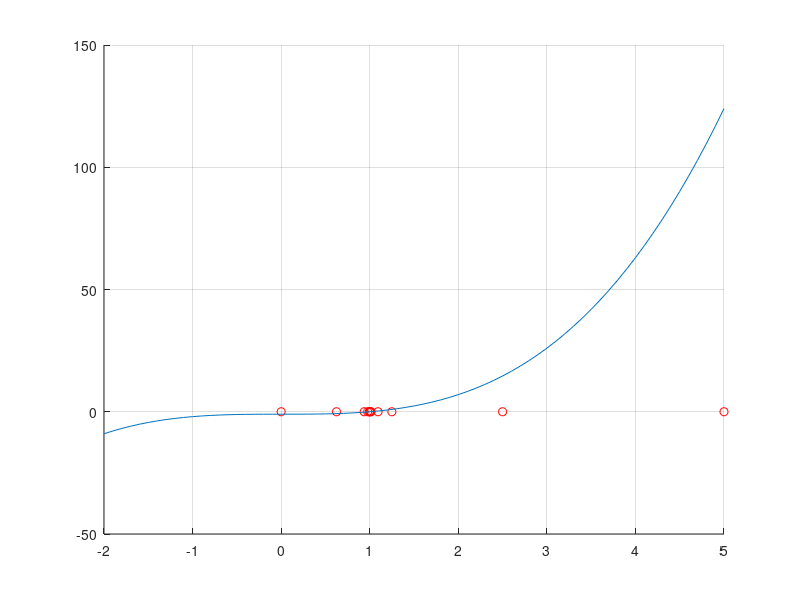

Write the MATLAB code that produced this figure.
close all, clear all, clc,

f = @(x) x.^3 - 1;

x_a = -10;
x_b = 10;
x_0 = (x_a + x_b)/2;
iterations = 0;
figure(1); grid on; hold on;
while abs(f(x_0)) > 0.01
    iterations = 1 + iterations;
    x_0 = (x_a + x_b)/2;
    plot(x_0, 0, 'ro');
    if f(x_b) * f(x_0) > 0
        x_b = x_0;
    else
        x_a = x_0;
    end
end
iterations
x_0 = (x_a + x_b)/2
f(x_0)
x = -2:0.1:5;
plot(x, f(x));
